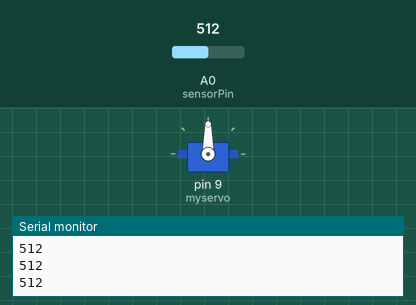
This sketch was run on a simulated Arduino Uno, built with avr-gcc and run on an emulated ATmega328P. Parts: servo, the last lines printed to the serial monitor. The test bench sets the inputs (shaded band); at power-on: A0 (sensorPin) = 512.

Above: at 1.2 s.
1.3 s: A0 (sensorPin) set to 716
At 2.5 s:
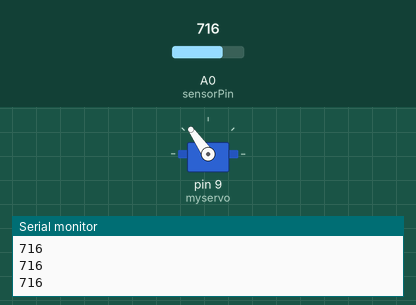
2.8 s: A0 (sensorPin) set to 900
At 3.9 s:
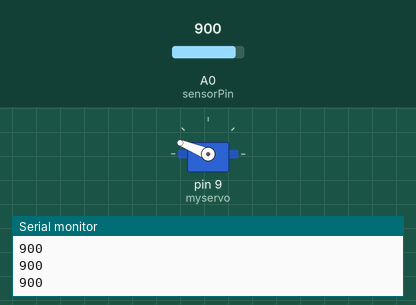
4.3 s: A0 (sensorPin) set to 1023
At 5.0 s:
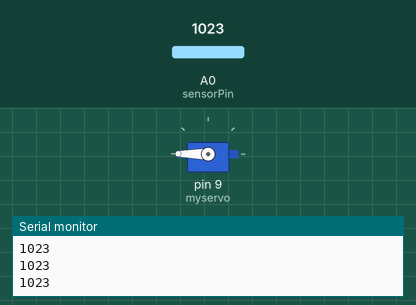
5.8 s: A0 (sensorPin) set to 306
At 6.3 s:
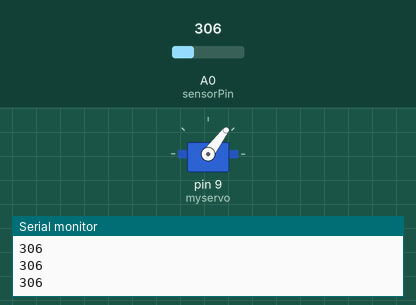
7.3 s: A0 (sensorPin) set to 122
At 8.5 s:
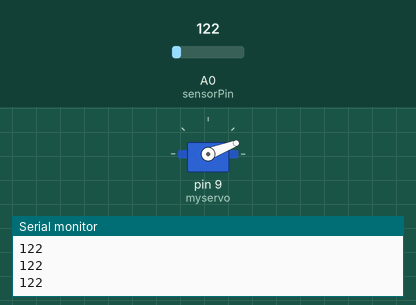
8.8 s: A0 (sensorPin) set to 0
At 9.5 s:
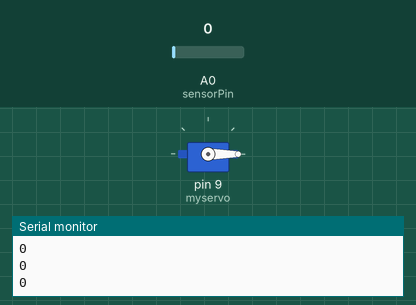
Timing chart, 0 to 11.3 s (numbered marks = the images above; inputs shaded):
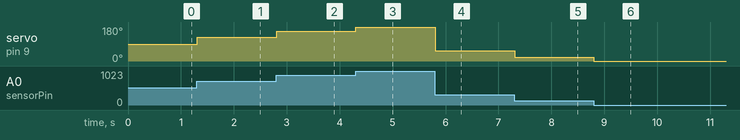

Measured:
- after the input at 1.3 s, servo on pin 9 (myservo): 90° → 125° at once
- after the input at 2.8 s, servo on pin 9 (myservo): 125° → 158° at once
- after the input at 4.3 s, servo on pin 9 (myservo): 158° → 180° at once
- after the input at 5.8 s, servo on pin 9 (myservo): 180° → 53° at once
- after the input at 7.3 s, servo on pin 9 (myservo): 53° → 21° at once
- after the input at 8.8 s, servo on pin 9 (myservo): 21° → 0° at once

The sketch:

servo.ino
```cpp
#include <Servo.h>

Servo myservo;
int sensorPin = A0;
int val = 0;

void setup() {
  myservo.attach(9);
  Serial.begin(9600);
}

void loop() {
    val = analogRead(sensorPin);
    Serial.println(val);
    myservo.write(val/5.683);
  }
```
